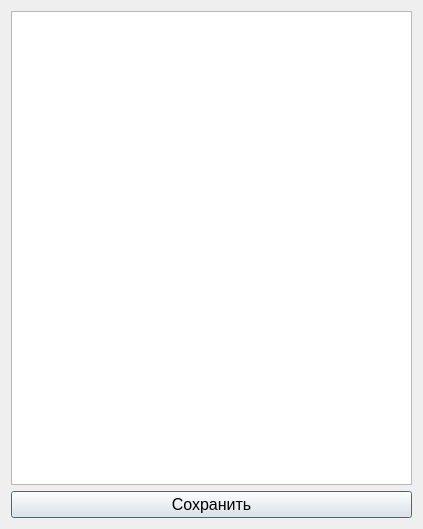
<?xml version="1.0" encoding="UTF-8"?>
<ui version="4.0">
 <class>Dialog</class>
 <widget class="QDialog" name="Dialog">
  <property name="geometry">
   <rect>
    <x>0</x>
    <y>0</y>
    <width>423</width>
    <height>529</height>
   </rect>
  </property>
  <property name="font">
   <font>
    <pointsize>12</pointsize>
   </font>
  </property>
  <property name="windowTitle">
   <string>Dialog</string>
  </property>
  <property name="sizeGripEnabled">
   <bool>false</bool>
  </property>
  <property name="modal">
   <bool>true</bool>
  </property>
  <layout class="QGridLayout" name="gridLayout">
   <item row="0" column="0">
    <widget class="QPlainTextEdit" name="text_area"/>
   </item>
   <item row="1" column="0">
    <widget class="QPushButton" name="save_button">
     <property name="text">
      <string>Сохранить</string>
     </property>
    </widget>
   </item>
  </layout>
 </widget>
 <resources/>
 <connections/>
</ui>
